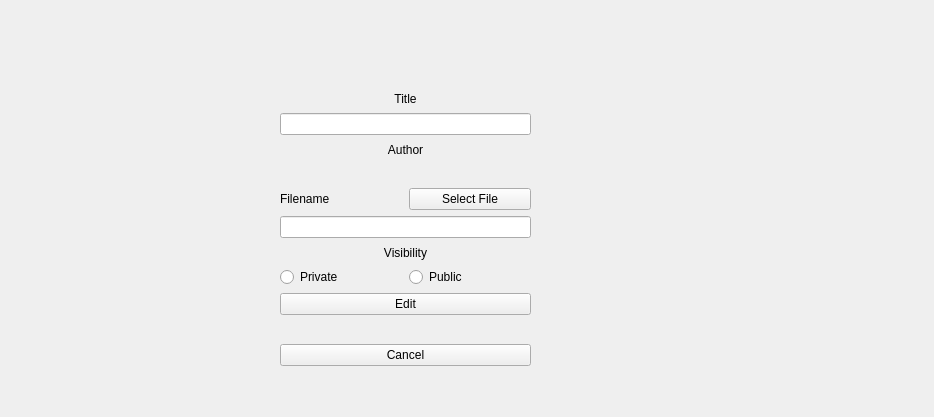
<?xml version="1.0" encoding="UTF-8"?>
<ui version="4.0">
 <class>songs_edit_screen</class>
 <widget class="QWidget" name="songs_edit_screen">
  <property name="geometry">
   <rect>
    <x>0</x>
    <y>0</y>
    <width>934</width>
    <height>417</height>
   </rect>
  </property>
  <property name="windowTitle">
   <string>Form</string>
  </property>
  <widget class="QWidget" name="verticalLayoutWidget">
   <property name="geometry">
    <rect>
     <x>280</x>
     <y>90</y>
     <width>251</width>
     <height>276</height>
    </rect>
   </property>
   <layout class="QVBoxLayout" name="mainLayout">
    <item>
     <widget class="QLabel" name="title_l">
      <property name="text">
       <string>Title</string>
      </property>
      <property name="alignment">
       <set>Qt::AlignCenter</set>
      </property>
     </widget>
    </item>
    <item>
     <widget class="QLineEdit" name="title_le"/>
    </item>
    <item>
     <widget class="QLabel" name="author_l">
      <property name="text">
       <string>Author</string>
      </property>
      <property name="alignment">
       <set>Qt::AlignCenter</set>
      </property>
     </widget>
    </item>
    <item>
     <widget class="QWidget" name="author_sle" native="true"/>
    </item>
    <item>
     <layout class="QHBoxLayout" name="filenameLayout">
      <item>
       <widget class="QLabel" name="filename_l">
        <property name="text">
         <string>Filename</string>
        </property>
       </widget>
      </item>
      <item>
       <widget class="QPushButton" name="filename_pb">
        <property name="text">
         <string>Select File</string>
        </property>
       </widget>
      </item>
     </layout>
    </item>
    <item>
     <widget class="QLineEdit" name="filename_le"/>
    </item>
    <item>
     <widget class="QLabel" name="seeableness_l">
      <property name="text">
       <string>Visibility</string>
      </property>
      <property name="alignment">
       <set>Qt::AlignCenter</set>
      </property>
     </widget>
    </item>
    <item>
     <layout class="QHBoxLayout" name="seeablenessLayout">
      <item>
       <widget class="QRadioButton" name="private_rb">
        <property name="text">
         <string>Private</string>
        </property>
       </widget>
      </item>
      <item>
       <widget class="QRadioButton" name="public_rb">
        <property name="text">
         <string>Public</string>
        </property>
       </widget>
      </item>
     </layout>
    </item>
    <item>
     <widget class="QPushButton" name="edit_pb">
      <property name="text">
       <string>Edit</string>
      </property>
     </widget>
    </item>
    <item>
     <widget class="QLabel" name="userOutput_l">
      <property name="text">
       <string/>
      </property>
      <property name="alignment">
       <set>Qt::AlignCenter</set>
      </property>
     </widget>
    </item>
    <item>
     <widget class="QPushButton" name="cancel_pb">
      <property name="text">
       <string>Cancel</string>
      </property>
     </widget>
    </item>
   </layout>
  </widget>
 </widget>
 <resources/>
 <connections/>
</ui>
